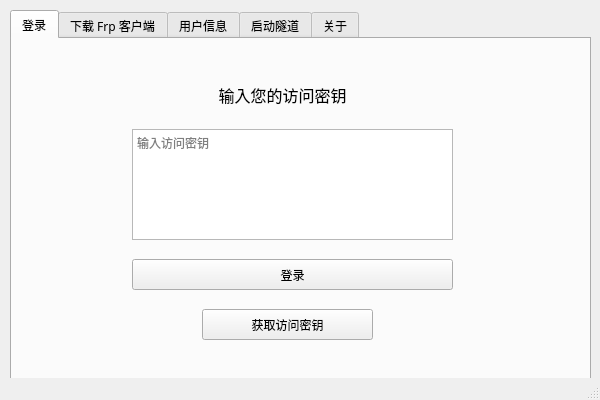
<?xml version="1.0" encoding="UTF-8"?>
<ui version="4.0">
 <class>MainWindow</class>
 <widget class="QMainWindow" name="MainWindow">
  <property name="windowModality">
   <enum>Qt::NonModal</enum>
  </property>
  <property name="geometry">
   <rect>
    <x>0</x>
    <y>0</y>
    <width>600</width>
    <height>400</height>
   </rect>
  </property>
  <property name="font">
   <font>
    <family>宋体</family>
   </font>
  </property>
  <property name="windowTitle">
   <string>PortIO 客户端</string>
  </property>
  <widget class="QWidget" name="centralwidget">
   <widget class="QTabWidget" name="tabWidget">
    <property name="geometry">
     <rect>
      <x>10</x>
      <y>10</y>
      <width>581</width>
      <height>371</height>
     </rect>
    </property>
    <property name="font">
     <font>
      <family>宋体</family>
     </font>
    </property>
    <property name="currentIndex">
     <number>0</number>
    </property>
    <widget class="QWidget" name="login">
     <property name="enabled">
      <bool>true</bool>
     </property>
     <attribute name="title">
      <string>登录</string>
     </attribute>
     <widget class="QLabel" name="nol2">
      <property name="geometry">
       <rect>
        <x>190</x>
        <y>40</y>
        <width>161</width>
        <height>31</height>
       </rect>
      </property>
      <property name="font">
       <font>
        <family>宋体</family>
        <pointsize>12</pointsize>
        <weight>50</weight>
        <bold>false</bold>
       </font>
      </property>
      <property name="styleSheet">
       <string notr="true"/>
      </property>
      <property name="text">
       <string>输入您的访问密钥</string>
      </property>
      <property name="alignment">
       <set>Qt::AlignCenter</set>
      </property>
     </widget>
     <widget class="PlainTextEdit" name="api_token">
      <property name="geometry">
       <rect>
        <x>120</x>
        <y>90</y>
        <width>321</width>
        <height>111</height>
       </rect>
      </property>
      <property name="placeholderText">
       <string>输入访问密钥</string>
      </property>
     </widget>
     <widget class="PrimaryPushButton" name="login_btn">
      <property name="geometry">
       <rect>
        <x>120</x>
        <y>220</y>
        <width>321</width>
        <height>31</height>
       </rect>
      </property>
      <property name="text">
       <string>登录</string>
      </property>
     </widget>
     <widget class="HyperlinkButton" name="get_token">
      <property name="geometry">
       <rect>
        <x>190</x>
        <y>270</y>
        <width>171</width>
        <height>31</height>
       </rect>
      </property>
      <property name="text">
       <string>获取访问密钥</string>
      </property>
     </widget>
    </widget>
    <widget class="QWidget" name="download_frpc_page">
     <attribute name="title">
      <string>下载 Frp 客户端</string>
     </attribute>
     <widget class="PrimaryPushButton" name="download">
      <property name="geometry">
       <rect>
        <x>210</x>
        <y>60</y>
        <width>141</width>
        <height>31</height>
       </rect>
      </property>
      <property name="text">
       <string>下载</string>
      </property>
     </widget>
     <widget class="QLabel" name="label_2">
      <property name="geometry">
       <rect>
        <x>40</x>
        <y>150</y>
        <width>501</width>
        <height>101</height>
       </rect>
      </property>
      <property name="font">
       <font>
        <family>宋体</family>
        <pointsize>11</pointsize>
       </font>
      </property>
      <property name="text">
       <string>若您的 Frpc 客户端被误删，请点击下载按钮，下载 Zip 文件，并解压

将解压出的文件夹中的 frpc.exe 放入本程序目录下，并重启本程序</string>
      </property>
      <property name="alignment">
       <set>Qt::AlignCenter</set>
      </property>
     </widget>
    </widget>
    <widget class="QWidget" name="user_page">
     <attribute name="title">
      <string>用户信息</string>
     </attribute>
     <widget class="QLabel" name="nol4">
      <property name="geometry">
       <rect>
        <x>120</x>
        <y>60</y>
        <width>81</width>
        <height>201</height>
       </rect>
      </property>
      <property name="font">
       <font>
        <family>宋体</family>
        <pointsize>12</pointsize>
       </font>
      </property>
      <property name="text">
       <string>用户 ID

用户名

邮箱

注册时间

当前流量
</string>
      </property>
      <property name="alignment">
       <set>Qt::AlignLeading|Qt::AlignLeft|Qt::AlignTop</set>
      </property>
     </widget>
     <widget class="QLabel" name="user_info">
      <property name="geometry">
       <rect>
        <x>230</x>
        <y>60</y>
        <width>321</width>
        <height>201</height>
       </rect>
      </property>
      <property name="font">
       <font>
        <family>宋体</family>
        <pointsize>12</pointsize>
       </font>
      </property>
      <property name="text">
       <string>用户 ID

用户名

邮箱

注册时间

当前流量
</string>
      </property>
      <property name="alignment">
       <set>Qt::AlignLeading|Qt::AlignLeft|Qt::AlignTop</set>
      </property>
     </widget>
    </widget>
    <widget class="QWidget" name="start_tunnel_page">
     <attribute name="title">
      <string>启动隧道</string>
     </attribute>
     <widget class="QLabel" name="nol3">
      <property name="geometry">
       <rect>
        <x>20</x>
        <y>20</y>
        <width>71</width>
        <height>51</height>
       </rect>
      </property>
      <property name="font">
       <font>
        <family>宋体</family>
        <pointsize>10</pointsize>
       </font>
      </property>
      <property name="text">
       <string>选择隧道</string>
      </property>
      <property name="alignment">
       <set>Qt::AlignCenter</set>
      </property>
     </widget>
     <widget class="ComboBox" name="select_tunnel">
      <property name="geometry">
       <rect>
        <x>100</x>
        <y>30</y>
        <width>171</width>
        <height>31</height>
       </rect>
      </property>
     </widget>
     <widget class="PushButton" name="refresh_tunnels">
      <property name="geometry">
       <rect>
        <x>100</x>
        <y>70</y>
        <width>171</width>
        <height>31</height>
       </rect>
      </property>
      <property name="text">
       <string>刷新隧道列表</string>
      </property>
     </widget>
     <widget class="QLabel" name="label">
      <property name="geometry">
       <rect>
        <x>310</x>
        <y>20</y>
        <width>251</width>
        <height>301</height>
       </rect>
      </property>
      <property name="text">
       <string>## 启动隧道 Tips

点击启动隧道后，会弹出一个窗口

若在窗口内显示 &lt;code&gt;start proxy succes&lt;/code&gt;

即为启动成功，此时可以关闭本程序

反之请检查你是否多开穿透客户端

本地服务是否开启

服务器是否在线</string>
      </property>
      <property name="textFormat">
       <enum>Qt::MarkdownText</enum>
      </property>
      <property name="alignment">
       <set>Qt::AlignLeading|Qt::AlignLeft|Qt::AlignTop</set>
      </property>
     </widget>
     <widget class="PrimaryPushButton" name="start_tunnel">
      <property name="geometry">
       <rect>
        <x>20</x>
        <y>120</y>
        <width>251</width>
        <height>31</height>
       </rect>
      </property>
      <property name="text">
       <string>启动隧道</string>
      </property>
     </widget>
     <widget class="PushButton" name="del_config">
      <property name="geometry">
       <rect>
        <x>20</x>
        <y>160</y>
        <width>251</width>
        <height>31</height>
       </rect>
      </property>
      <property name="text">
       <string>清理配置文件缓存</string>
      </property>
     </widget>
    </widget>
    <widget class="QWidget" name="about">
     <attribute name="title">
      <string>关于</string>
     </attribute>
     <widget class="QLabel" name="nol1">
      <property name="geometry">
       <rect>
        <x>60</x>
        <y>70</y>
        <width>461</width>
        <height>61</height>
       </rect>
      </property>
      <property name="font">
       <font>
        <family>Courier</family>
        <pointsize>12</pointsize>
       </font>
      </property>
      <property name="text">
       <string>Copyright © kingc, All rights reserved.</string>
      </property>
      <property name="textFormat">
       <enum>Qt::PlainText</enum>
      </property>
      <property name="alignment">
       <set>Qt::AlignCenter</set>
      </property>
     </widget>
     <widget class="PushButton" name="github_page">
      <property name="geometry">
       <rect>
        <x>180</x>
        <y>180</y>
        <width>171</width>
        <height>31</height>
       </rect>
      </property>
      <property name="text">
       <string>打开 GitHub 仓库</string>
      </property>
     </widget>
    </widget>
   </widget>
  </widget>
  <widget class="QStatusBar" name="statusbar"/>
 </widget>
 <customwidgets>
  <customwidget>
   <class>PlainTextEdit</class>
   <extends>QPlainTextEdit</extends>
   <header>qfluentwidgets</header>
  </customwidget>
  <customwidget>
   <class>PrimaryPushButton</class>
   <extends>QPushButton</extends>
   <header>qfluentwidgets</header>
  </customwidget>
  <customwidget>
   <class>HyperlinkButton</class>
   <extends>QPushButton</extends>
   <header>qfluentwidgets</header>
  </customwidget>
  <customwidget>
   <class>PushButton</class>
   <extends>QPushButton</extends>
   <header>qfluentwidgets</header>
  </customwidget>
  <customwidget>
   <class>ComboBox</class>
   <extends>QComboBox</extends>
   <header>qfluentwidgets</header>
  </customwidget>
 </customwidgets>
 <resources/>
 <connections/>
</ui>
